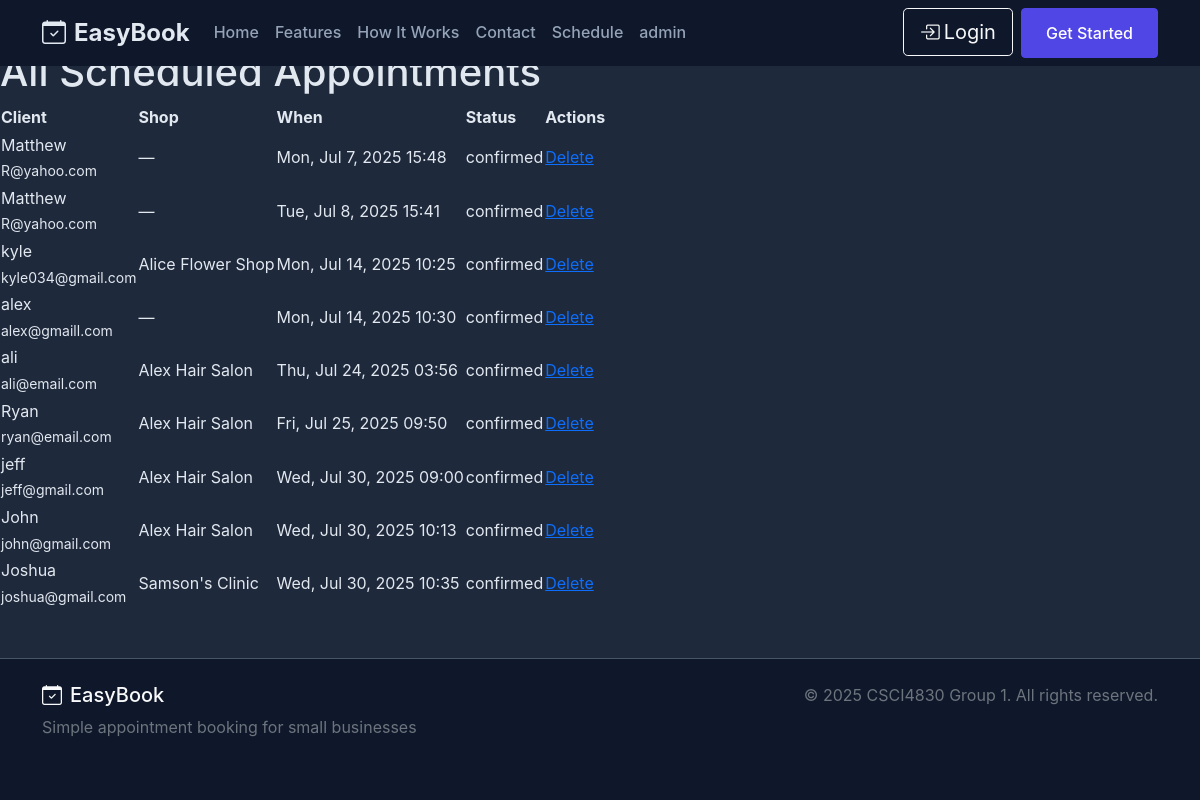
Page /appointments/ on the earlier database version.
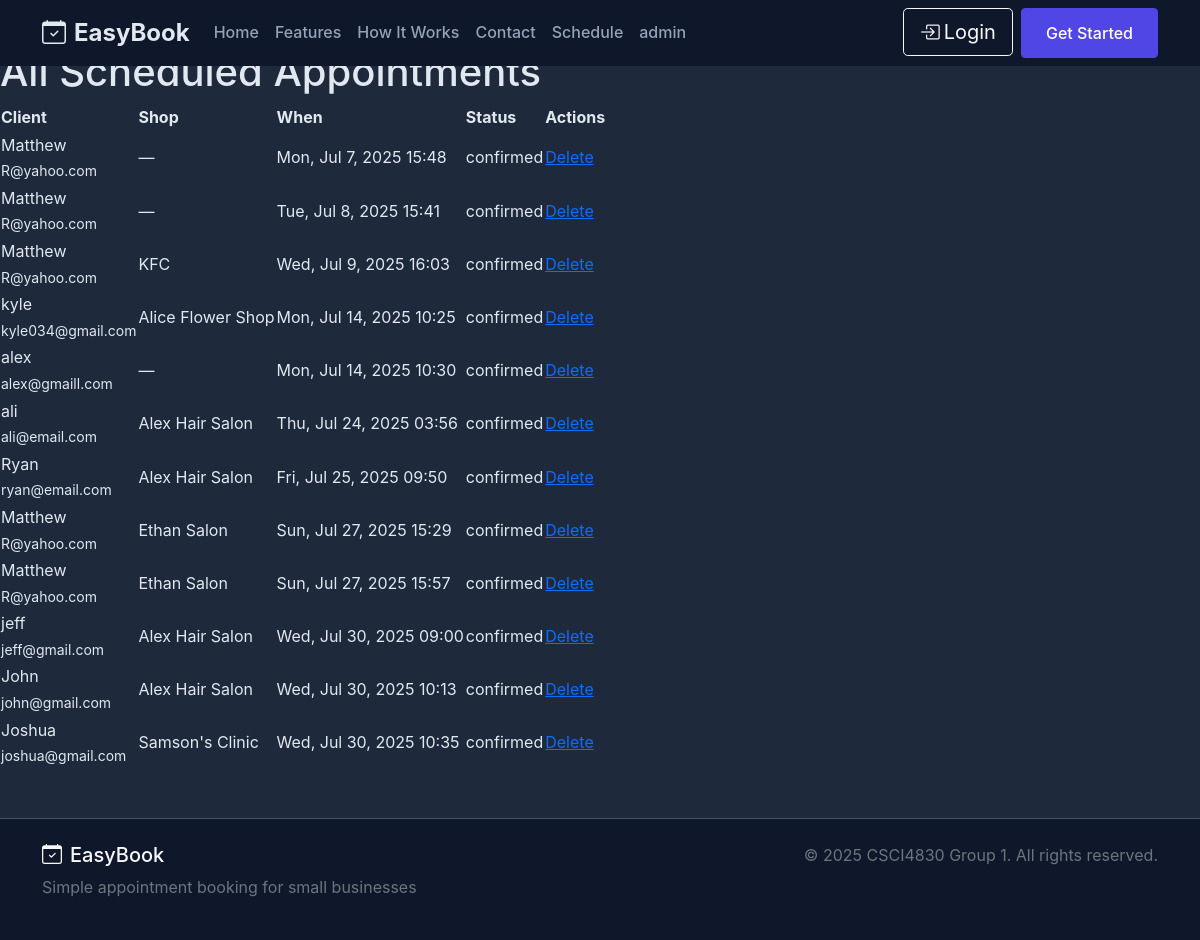
Same page on the later database version.
### booking/models.py (models this page shows, shortened)
class Appointment(models.Model):
    client     = models.ForeignKey(Client, on_delete=models.CASCADE)
    shop       = models.ForeignKey(Shop, on_delete=models.SET_NULL, null=True, blank=True)
    start_time = models.DateTimeField()
    status     = models.CharField(max_length=20, default="confirmed")

class Client(models.Model):
    name  = models.CharField(max_length=100)
    email = models.EmailField()
    phone = models.CharField(max_length=20)

class Shop(models.Model):
    name = models.CharField(max_length=100, unique=True)
    class Meta:
        constraints = [
            models.UniqueConstraint(
                Lower("name"),
                name="uniq_shop_name_ci",
            )
        ]
    owner = models.OneToOneField(User, on_delete=models.CASCADE, related_name="shop")
    opening_hours = models.TimeField(default=datetime.time(0, 0, 0))
    closing_hours = models.TimeField(default=datetime.time(0, 0, 0))
    address = models.CharField(max_length=500,default="NULL")
    opening_day   = models.CharField(
                       max_length=3,
                       choices=DAYS_OF_WEEK,
                       default='mon',
                   )
    closing_day   = models.CharField(
                       max_length=3,
                       choices=DAYS_OF_WEEK,
                       default='fri',
                   )

### booking/views.py (the view)
# urls.py: path('appointments/', views.AppointmentList.as_view(), name='appointments'),
class AppointmentList(ListView):
    model = Appointment
    template_name = 'appointments.html'      # your template
    context_object_name = 'appointments'     # in template use “appointments”
    ordering = ['start_time']               # optional: sort by time

### booking/templates/appointments.html (shortened to what this page needs)
{% extends "base.html" %}
{% block content %}
<h1>All Scheduled Appointments</h1>
{% if appointments %}
<table>
  <thead>
    <tr>
      <th>Client</th>
      <th>Shop</th>
      <th>When</th>
      <th>Status</th>
      <th>Actions</th>
    </tr>
  </thead>
  <tbody>
    {% for appt in appointments %}
    <tr>
      <td>
        {{ appt.client.name }}<br>
        <small>{{ appt.client.email }}</small>
      </td>
      <td>
        {% if appt.shop %}
        {{ appt.shop.name }}
        {% else %}
        &mdash;
        {% endif %}
      </td>
      <td>{{ appt.start_time|date:"D, M j, Y H:i" }}</td>
      <td>{{ appt.status }}</td>
      <td>
        <a href="{% url 'booking:appointment-delete' appt.pk %}">Delete</a>
      </td>
    </tr>
    {% endfor %}
  </tbody>
</table>
{% else %}
<p>No appointments have been scheduled yet.</p>
{% endif %}
{% endblock %}

### booking/templates/base.html (shortened to what this page needs)
<!DOCTYPE html>
<html lang="en">
{% load static %}
<head>
<link href="https://cdn.jsdelivr.net/npm/bootstrap@5.0.2/dist/css/bootstrap.min.css" rel="stylesheet">
<link rel="stylesheet" href="https://cdn.jsdelivr.net/npm/bootstrap-icons@1.10.0/font/bootstrap-icons.css">
<link rel="stylesheet" href="{% load static %}{% static 'css/style.css' %}">
</head>
<body>
    <nav class="navbar navbar-expand-lg navbar-dark bg-dark-custom fixed-top">
        <div class="container">
            <a class="navbar-brand fw-bold" href="{% url 'booking:home' %}">
                <i class="bi bi-calendar-check me-2"></i>EasyBook
            </a>
            <div class="collapse navbar-collapse" id="navbarNav">
                <ul class="navbar-nav me-auto">
                    <li class="nav-item">
                        <a class="nav-link" href="{% url 'booking:home' %}">Home</a>
                    </li>
                    <li class="nav-item">
                        <a class="nav-link" href="#features">Features</a>
                    </li>
                    <li class="nav-item">
                        <a class="nav-link" href="#how-it-works">How It Works</a>
                    </li>
                    <li class="nav-item">
                        <a class="nav-link" href="#contact">Contact</a>
                    </li>
                    <li class="nav-item">
                        <a class="nav-link" href="{% url 'booking:schedule' %}">Schedule</a>
                    </li>
                    <li class="nav-item">
                        <a class="nav-link" href="admin">admin</a>
                    </li>
                </ul>
                <ul class="navbar-nav">
                    <li class="nav-item">
                      {% if user.is_authenticated %}
                        <a class="btn btn-outline-light btn-lg" href="{% url 'booking:shop_homepage' %}">
                            <i class="bi bi-box-arrow-in-right me-1"></i>Login
                        </a>
                      {% else %}
                        <a class="btn btn-outline-light btn-lg" href="{% url 'booking:login' %}">
                            <i class="bi bi-box-arrow-in-right me-1"></i>Login
                        </a>
                      {% endif %}
                    </li>
                    <li class="nav-item">
                        <a class="btn btn-primary ms-2" href="{% url 'booking:shop_register' %}">
                            Get Started
                        </a>
                    </li>
                </ul>
            </div>
        </div>
    </nav>
    <main class="bg-dark-secondary pt-5">
        {% block content %}{% endblock %}
    <main>
    <footer class="bg-dark-custom text-light py-4 mt-5">
        <div class="container">
            <div class="row">
                <div class="col-md-6">
                    <h5><i class="bi bi-calendar-check me-2"></i>EasyBook</h5>
                    <p class="text-muted">Simple appointment booking for small businesses</p>
                </div>
                <div class="col-md-6 text-md-end">
                    <p class="text-muted mb-0">&copy; 2025 CSCI4830 Group 1. All rights reserved.</p>
                </div>
            </div>
        </div>
    </footer>
</body>
</html>

### booking/static/css/style.css (style rules this page uses)
:root { --primary-color: #4f46e5; --primary-hover: #4338ca; --secondary-color: #483fce; --secondary-hover: #5a51d0; --dark-bg: #0f172a; --dark-secondary: #1e293b; --gray-back: #ffffff; --dark-card: #334155; --text-light: #e2e8f0; --text-desc: #00366c; --text-muted: #94a3b8; --border-color: #475569; }
body { background-color: var(--dark-bg); color: var(--text-light); font-family: "Inter", -apple-system, BlinkMacSystemFont, sans-serif; line-height: 1.6; }
.bg-dark-custom { background-color: var(--dark-bg) !important; }
.bg-dark-secondary { background-color: var(--dark-secondary); }
.btn-primary { background-color: var(--primary-color); border-color: var(--primary-color); font-weight: 500; padding: 0.75rem 1.5rem; transition: all 0.3s ease; }
.navbar-dark .navbar-brand { font-size: 1.5rem; color: var(--text-light) !important; }
.navbar-dark .navbar-nav .nav-link { color: var(--text-muted) !important; font-weight: 500; transition: color 0.3s ease; }
footer { border-top: 1px solid var(--border-color); }
html { scroll-behavior: smooth; }

Differences in the rows shown:
added Appointment: client.name "Matthew", client.email "R@yahoo.com", shop.name "KFC", start_time "Wed, Jul 9, 2025 16:03", status "confirmed"
added Appointment: client.name "Matthew", client.email "R@yahoo.com", shop.name "Ethan Salon", start_time "Sun, Jul 27, 2025 15:29", status "confirmed"
added Appointment: client.name "Matthew", client.email "R@yahoo.com", shop.name "Ethan Salon", start_time "Sun, Jul 27, 2025 15:57", status "confirmed"
